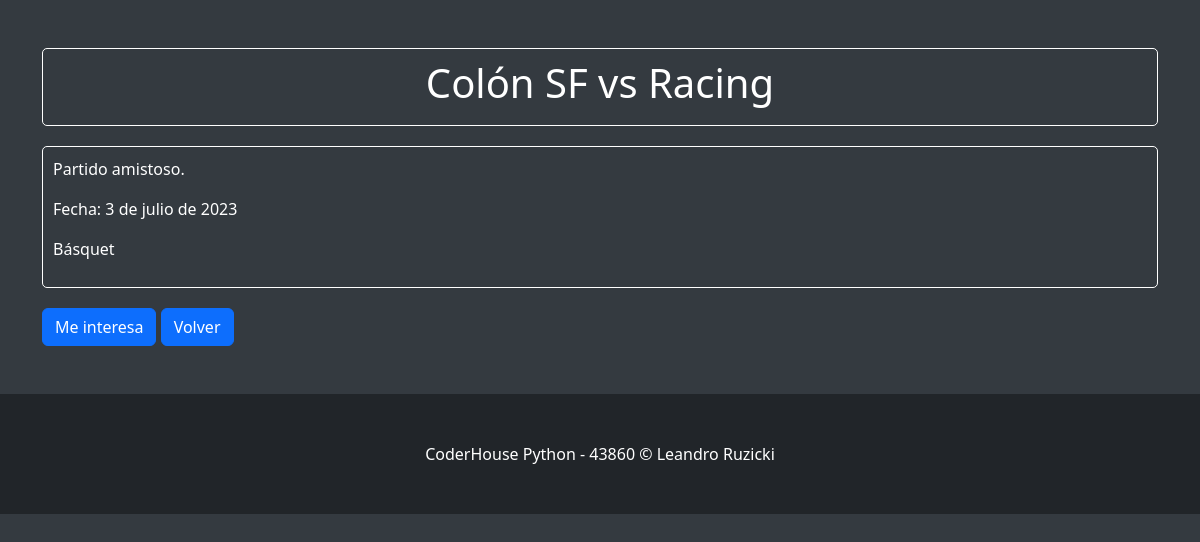
/evento/detalle/10/ (signed in), run on the app's committed database.
### apps/evento/models.py (models this page shows, shortened)
class Evento(models.Model):
    titulo = models.CharField(max_length=100)
    descripcion = models.TextField()
    fecha = models.DateField()
    categoria = models.ForeignKey(EventoCategoria, on_delete=models.CASCADE)
    imagen = models.ImageField(upload_to='evento/', blank=True, null=True)

class EventoCategoria(models.Model):
    nombre = models.CharField(max_length=100)
    def __str__(self):
        return self.nombre

### apps/evento/views.py (the view)
# urls.py: path('detalle/<int:evento_id>/', views.detalle_evento, name='detalle_evento'),
@login_required(login_url=reverse_lazy('usuario:login'))
def detalle_evento(request, evento_id):
    evento = get_object_or_404(Evento, id=evento_id)
    usuario = request.user
    registrado = Registro.objects.filter(evento=evento, usuario=usuario).exists()
    return render(request, 'evento/detalle_evento.html', {'evento': evento, 'registrado': registrado})

### apps/evento/templates/evento/detalle_evento.html (shortened to what this page needs)
<!DOCTYPE html>
<html lang="es">
<head>
    <link rel="stylesheet" href="https://cdn.jsdelivr.net/npm/bootstrap@5.3.0/dist/css/bootstrap.min.css">
</head>
<body>
    <div class="container py-5">
        <div class="event-title" align="center">
            <h1>{{ evento.titulo }}</h1>
        </div>
        <div class="event-description">
            <p>{{ evento.descripcion }}</p>
            <p>Fecha: {{ evento.fecha }}</p>
            <p>{{ evento.categoria }}</p>
        </div>
        {% if user.is_authenticated %}
            {% if registrado %}
                <form method="post" action="{% url 'registro:quitar_interes' evento.id %}" class="d-inline-block">
                    {% csrf_token %}
                    <button type="submit" class="btn btn-danger">Ya no me interesa</button>
                </form>
            {% else %}
                <form method="post" action="{% url 'registro:registrar_interes' evento.id %}" class="d-inline-block">
                    <button type="submit" class="btn btn-primary">Me interesa</button>
                </form>
            {% endif %}
            <form method="post" action="{% url 'Home:home' %}" class="d-inline-block">
                <button type="submit" class="btn btn-primary">Volver</button>
            </form>
        {% else %}
            <p>Debes iniciar sesión para mostrar tu interés en este evento.</p>
            <a href="{% url 'usuario:login' %}" class="btn btn-primary">Iniciar sesión</a>
        {% endif %}
    </div>
</body>
<footer class="py-5 bg-dark">
    <div class="container"><p class="m-0 text-center text-white">CoderHouse Python - 43860 &copy; Leandro Ruzicki</p></div>
</footer>
</html>

### apps/evento/templates/evento/detalle_evento.html (style rules this page uses)
body { background-color: #343a40; color: #fff; }
.event-title { border: 1px solid #fff; padding: 10px; border-radius: 5px; margin-bottom: 20px; }
.event-description { border: 1px solid #fff; padding: 10px; border-radius: 5px; margin-bottom: 20px; }
h1 { color: #fff; }

### data on the page
Evento: titulo "Colón SF vs Racing", descripcion "Partido amistoso.", fecha "3 de julio de 2023", categoria "Básquet"
